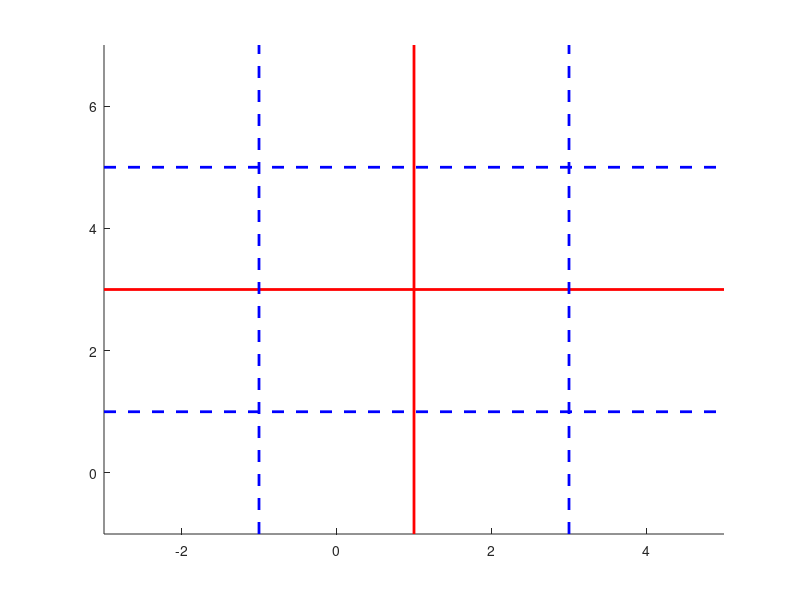

Here is the MATLAB script that generated this plot: (Note: this script raises an error after producing the figure.)
clear all
close all

R = 2;

xw = 1;
yw = 3;

figure
hold on

xlim([xw-2*R,xw+2*R])
ylim([yw-2*R,yw+2*R])

plot([xw xw],ylim(gca),'Color','r','LineWidth',2)
plot(xlim(gca),[yw,yw],'Color','r','LineWidth',2)

plot([xw-R xw-R],ylim(gca),'Color','b','LineWidth',2,'LineStyle','--')
plot([xw+R xw+R],ylim(gca),'Color','b','LineWidth',2,'LineStyle','--')
plot(xlim(gca),[yw-R,yw-R],'Color','b','LineWidth',2,'LineStyle','--')
plot(xlim(gca),[yw+R,yw+R],'Color','b','LineWidth',2,'LineStyle','--')

[x0,y0] = ginput(1);

originInDisc = ( (x0-xw)^2 + (y0-yw)^2 <= R^2);

if(originInDisc)

    xi = x0 + sqrt(R^2 - (y0-yw)^2);
    yi = y0 + sqrt(R^2 - (x0-xw)^2);

    xp = 1/2*(xi+xw);
    yp = 1/2*(yi+yw);

    d0p = sqrt( (x0- xp)^2 + (y0 - yp)^2 );

    NT = [10;10];

    YT = [xw yw; xw yi; xi yw];

    geomT.Y = YT;

    t = Triangle(geomT,NT);


    t.PlotGrid;

    h = d0p;

    geomS.N = [20;20];
    geomS.R = R;
    geomS.h = h;

    theta = -atan((yi-yw)/(xi-xw));

    s = Segment(geomS);

    y1_kv = s.Pts.y1_kv;
    y2_kv = s.Pts.y2_kv - h;

    y1_kvs = cos(theta)*y1_kv - sin(theta)*y2_kv + xp;
    y2_kvs = sin(theta)*y1_kv + cos(theta)*y2_kv + yp;

    s.Pts.y1_kv = y1_kvs;
    s.Pts.y2_kv = y2_kvs;

    s.PlotGrid;

else

    xip = x0 + sqrt(R^2 - (y0-yw)^2);
    yip = y0 + sqrt(R^2 - (x0-xw)^2);

    xim = x0 - sqrt(R^2 - (y0-yw)^2);
    yim = y0 - sqrt(R^2 - (x0-xw)^2);

    NT = [10;10];

    geomT1.Y = [xw yim; xw yip; x0 y0];

    t1 = Triangle(geomT1,NT);
    t1.PlotGrid;

    geomT2.Y = [xim yw; x0 y0; xip yw];

    t2 = Triangle(geomT2,NT);
    t2.PlotGrid;


    theta1 = pi + atan((y0-yw)/(x0-xim));
    theta2 = 3*pi/2 - atan((x0-xw)/(y0-yim));

    geomW1.N = [20;20];
    geomW1.R = R;
    geomW1.th1 = theta1;
    geomW1.th2 = theta2;

    w1 = Wedge(geomW1);

    w1.Pts  = Pol2CartPts(w1.Pts);
    w1.polar = 'cart';

    w1.Pts.y1_kv = w1.Pts.y1_kv + x0;
    w1.Pts.y2_kv = w1.Pts.y2_kv + y0;
    w1.PlotGrid;

    theta1 = -pi/2 + atan((xip-x0)/(y0-yw));
    theta2 = pi - atan((yip-y0)/(x0-xw));


    geomW2.N = [20;20];
    geomW2.R = R;
    geomW2.th1 = theta2;
    geomW2.th2 = theta1;

    w2 = Wedge(geomW2);

    w2.Pts  = Pol2CartPts(w2.Pts);
    w2.polar = 'cart';

    w2.Pts.y1_kv = w2.Pts.y1_kv + x0;
    w2.Pts.y2_kv = w2.Pts.y2_kv + y0;
    w2.PlotGrid;

end

geomD.N = [20;20];
geomD.Origin = [x0;y0];
geomD.R = R;

D = Disc(geomD);
D.Pts = Pol2CartPts(D.Pts);
D.polar = 'cart';
D.Pts.y1_kv = D.Pts.y1_kv + x0;
D.Pts.y2_kv = D.Pts.y2_kv + y0;

%D.PlotGrid;
   

